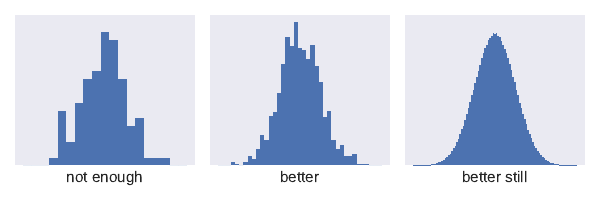

Reproduce this figure in Python.
#!/usr/bin/env python3

import matplotlib.pyplot as plt
import numpy as np

plt.style.use('seaborn')

sizes = 10**2, 10**3, 10**6
nbins = 20, 40, 100
labels = "not enough", "better", "better still"

fig, axes = plt.subplots(ncols=3, sharey=True, figsize=(6, 2))

for size, nbin, ax, label in zip(sizes, nbins, axes, labels):
    samples = np.random.normal(size=size)
    ax.hist(samples, bins = np.linspace(-4, 4, nbin), normed=True)
    ax.set_xticks([])
    ax.set_yticks([])
    ax.set_xlabel(label)
plt.tight_layout()
plt.savefig("mcmc.pdf")
